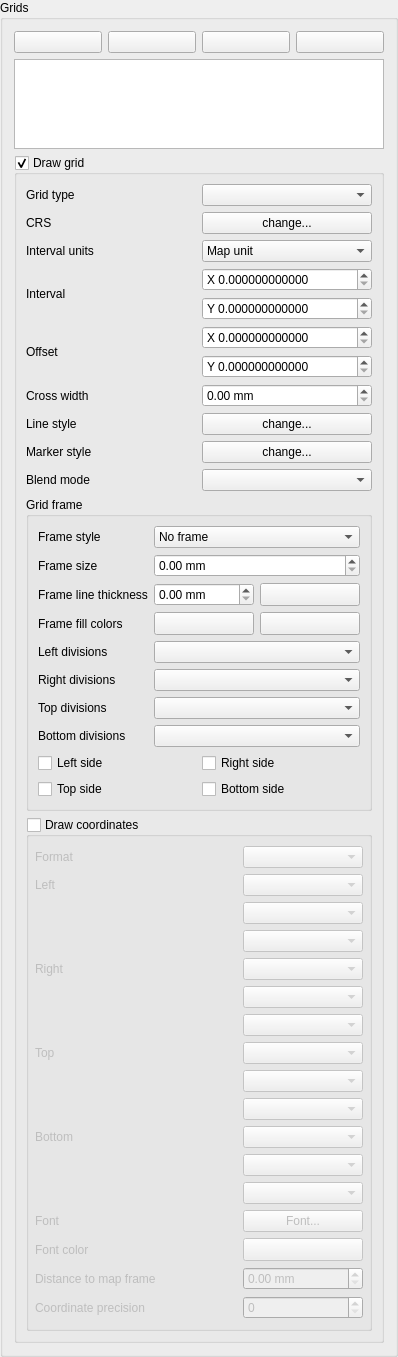
        <widget class="QgsCollapsibleGroupBoxBasic" name="mGridGroupBox">
         <property name="focusPolicy">
          <enum>Qt::StrongFocus</enum>
         </property>
         <property name="title">
          <string>Grids</string>
         </property>
         <property name="collapsed" stdset="0">
          <bool>true</bool>
         </property>
         <property name="syncGroup" stdset="0">
          <string notr="true">composeritem</string>
         </property>
         <layout class="QVBoxLayout" name="verticalLayout_3">
          <item>
           <layout class="QHBoxLayout" name="horizontalLayout_8">
            <item>
             <widget class="QPushButton" name="mAddGridPushButton">
              <property name="toolTip">
               <string>Add a new grid</string>
              </property>
              <property name="text">
               <string/>
              </property>
              <property name="icon">
               <iconset resource="../../images/images.qrc">
                <normaloff>:/images/themes/default/mActionSignPlus.png</normaloff>:/images/themes/default/mActionSignPlus.png</iconset>
              </property>
             </widget>
            </item>
            <item>
             <widget class="QPushButton" name="mRemoveGridPushButton">
              <property name="toolTip">
               <string>Remove selected grid</string>
              </property>
              <property name="text">
               <string/>
              </property>
              <property name="icon">
               <iconset resource="../../images/images.qrc">
                <normaloff>:/images/themes/default/symbologyRemove.png</normaloff>:/images/themes/default/symbologyRemove.png</iconset>
              </property>
             </widget>
            </item>
            <item>
             <widget class="QPushButton" name="mGridUpButton">
              <property name="toolTip">
               <string>Move selected grid up</string>
              </property>
              <property name="text">
               <string/>
              </property>
              <property name="icon">
               <iconset resource="../../images/images.qrc">
                <normaloff>:/images/themes/default/mActionArrowUp.png</normaloff>:/images/themes/default/mActionArrowUp.png</iconset>
              </property>
             </widget>
            </item>
            <item>
             <widget class="QPushButton" name="mGridDownButton">
              <property name="toolTip">
               <string>Move selected grid down</string>
              </property>
              <property name="text">
               <string/>
              </property>
              <property name="icon">
               <iconset resource="../../images/images.qrc">
                <normaloff>:/images/themes/default/mActionArrowDown.png</normaloff>:/images/themes/default/mActionArrowDown.png</iconset>
              </property>
             </widget>
            </item>
           </layout>
          </item>
          <item>
           <widget class="QListWidget" name="mGridListWidget">
            <property name="sizePolicy">
             <sizepolicy hsizetype="Expanding" vsizetype="Expanding">
              <horstretch>0</horstretch>
              <verstretch>0</verstretch>
             </sizepolicy>
            </property>
            <property name="maximumSize">
             <size>
              <width>16777215</width>
              <height>90</height>
             </size>
            </property>
           </widget>
          </item>
          <item>
           <widget class="QgsCollapsibleGroupBoxBasic" name="mGridCheckBox">
            <property name="title">
             <string>Draw grid</string>
            </property>
            <property name="checkable">
             <bool>true</bool>
            </property>
            <property name="checked">
             <bool>true</bool>
            </property>
            <property name="syncGroup" stdset="0">
             <string notr="true">composermapgrid</string>
            </property>
            <property name="collapsed" stdset="0">
             <bool>false</bool>
            </property>
            <layout class="QGridLayout" name="gridLayout_6" columnstretch="0,0">
             <item row="0" column="0">
              <widget class="QLabel" name="mGridTypeLabel_2">
               <property name="accessibleName">
                <string extracomment="Hello translotor"/>
               </property>
               <property name="text">
                <string>Grid type</string>
               </property>
               <property name="wordWrap">
                <bool>false</bool>
               </property>
              </widget>
             </item>
             <item row="0" column="1">
              <widget class="QComboBox" name="mGridTypeComboBox"/>
             </item>
             <item row="1" column="0">
              <widget class="QLabel" name="mMapGridCRSLabel">
               <property name="text">
                <string>CRS</string>
               </property>
              </widget>
             </item>
             <item row="1" column="1">
              <widget class="QPushButton" name="mMapGridCRSButton">
               <property name="text">
                <string>change...</string>
               </property>
              </widget>
             </item>
             <item row="2" column="0">
              <widget class="QLabel" name="mMapGridUnitLabel">
               <property name="text">
                <string>Interval units</string>
               </property>
              </widget>
             </item>
             <item row="2" column="1">
              <widget class="QComboBox" name="mMapGridUnitComboBox">
               <item>
                <property name="text">
                 <string>Map unit</string>
                </property>
               </item>
               <item>
                <property name="text">
                 <string>Millimeter</string>
                </property>
               </item>
               <item>
                <property name="text">
                 <string>Centimeter</string>
                </property>
               </item>
              </widget>
             </item>
             <item row="3" column="0">
              <widget class="QLabel" name="mIntervalXLabel_2">
               <property name="text">
                <string>Interval</string>
               </property>
               <property name="wordWrap">
                <bool>false</bool>
               </property>
              </widget>
             </item>
             <item row="3" column="1">
              <layout class="QVBoxLayout" name="verticalLayout_9">
               <item>
                <widget class="QgsDoubleSpinBox" name="mIntervalXSpinBox">
                 <property name="prefix">
                  <string>X </string>
                 </property>
                 <property name="decimals">
                  <number>12</number>
                 </property>
                 <property name="maximum">
                  <double>9999999.000000000000000</double>
                 </property>
                </widget>
               </item>
               <item>
                <widget class="QgsDoubleSpinBox" name="mIntervalYSpinBox">
                 <property name="prefix">
                  <string>Y </string>
                 </property>
                 <property name="decimals">
                  <number>12</number>
                 </property>
                 <property name="maximum">
                  <double>9999999.000000000000000</double>
                 </property>
                </widget>
               </item>
              </layout>
             </item>
             <item row="4" column="0">
              <widget class="QLabel" name="mOffsetXLabel_2">
               <property name="text">
                <string>Offset</string>
               </property>
               <property name="wordWrap">
                <bool>false</bool>
               </property>
              </widget>
             </item>
             <item row="4" column="1">
              <layout class="QVBoxLayout" name="verticalLayout_10">
               <item>
                <widget class="QgsDoubleSpinBox" name="mOffsetXSpinBox">
                 <property name="prefix">
                  <string>X </string>
                 </property>
                 <property name="decimals">
                  <number>12</number>
                 </property>
                 <property name="maximum">
                  <double>9999999.000000000000000</double>
                 </property>
                </widget>
               </item>
               <item>
                <widget class="QgsDoubleSpinBox" name="mOffsetYSpinBox">
                 <property name="prefix">
                  <string>Y </string>
                 </property>
                 <property name="decimals">
                  <number>12</number>
                 </property>
                 <property name="maximum">
                  <double>9999999.000000000000000</double>
                 </property>
                </widget>
               </item>
              </layout>
             </item>
             <item row="5" column="0">
              <widget class="QLabel" name="mCrossWidthLabel">
               <property name="text">
                <string>Cross width</string>
               </property>
               <property name="wordWrap">
                <bool>false</bool>
               </property>
              </widget>
             </item>
             <item row="5" column="1">
              <widget class="QgsDoubleSpinBox" name="mCrossWidthSpinBox">
               <property name="suffix">
                <string> mm</string>
               </property>
               <property name="decimals">
                <number>2</number>
               </property>
               <property name="showClearButton" stdset="0">
                <bool>false</bool>
               </property>
              </widget>
             </item>
             <item row="6" column="0">
              <widget class="QLabel" name="mLineStyleLabel">
               <property name="text">
                <string>Line style</string>
               </property>
               <property name="wordWrap">
                <bool>false</bool>
               </property>
              </widget>
             </item>
             <item row="6" column="1">
              <widget class="QPushButton" name="mGridLineStyleButton">
               <property name="text">
                <string>change...</string>
               </property>
              </widget>
             </item>
             <item row="7" column="0">
              <widget class="QLabel" name="mMarkerStyleLabel">
               <property name="text">
                <string>Marker style</string>
               </property>
               <property name="wordWrap">
                <bool>false</bool>
               </property>
              </widget>
             </item>
             <item row="7" column="1">
              <widget class="QPushButton" name="mGridMarkerStyleButton">
               <property name="text">
                <string>change...</string>
               </property>
              </widget>
             </item>
             <item row="8" column="0">
              <widget class="QLabel" name="mGridBlendLabel">
               <property name="text">
                <string>Blend mode</string>
               </property>
              </widget>
             </item>
             <item row="8" column="1">
              <widget class="QgsBlendModeComboBox" name="mGridBlendComboBox"/>
             </item>
             <item row="9" column="0" colspan="2">
              <widget class="QgsCollapsibleGroupBoxBasic" name="mGridFrameGroupBox">
               <property name="focusPolicy">
                <enum>Qt::StrongFocus</enum>
               </property>
               <property name="title">
                <string>Grid frame</string>
               </property>
               <property name="syncGroup" stdset="0">
                <string notr="true">composermapgrid</string>
               </property>
               <layout class="QGridLayout" name="gridLayout_3">
                <item row="0" column="0">
                 <widget class="QLabel" name="mFrameStyleLabel_2">
                  <property name="text">
                   <string>Frame style</string>
                  </property>
                  <property name="wordWrap">
                   <bool>false</bool>
                  </property>
                 </widget>
                </item>
                <item row="1" column="0">
                 <widget class="QLabel" name="mFrameWidthLabel">
                  <property name="text">
                   <string>Frame size</string>
                  </property>
                  <property name="wordWrap">
                   <bool>false</bool>
                  </property>
                 </widget>
                </item>
                <item row="2" column="0">
                 <widget class="QLabel" name="mFramePenLabel">
                  <property name="text">
                   <string>Frame line thickness</string>
                  </property>
                 </widget>
                </item>
                <item row="2" column="1">
                 <widget class="QgsDoubleSpinBox" name="mGridFramePenSizeSpinBox">
                  <property name="suffix">
                   <string> mm</string>
                  </property>
                  <property name="showClearButton" stdset="0">
                   <bool>false</bool>
                  </property>
                 </widget>
                </item>
                <item row="2" column="2">
                 <widget class="QgsColorButtonV2" name="mGridFramePenColorButton">
                  <property name="minimumSize">
                   <size>
                    <width>100</width>
                    <height>0</height>
                   </size>
                  </property>
                  <property name="maximumSize">
                   <size>
                    <width>100</width>
                    <height>16777215</height>
                   </size>
                  </property>
                  <property name="text">
                   <string/>
                  </property>
                 </widget>
                </item>
                <item row="3" column="0">
                 <widget class="QLabel" name="mFrameFillLabel">
                  <property name="text">
                   <string>Frame fill colors</string>
                  </property>
                 </widget>
                </item>
                <item row="3" column="1">
                 <widget class="QgsColorButtonV2" name="mGridFrameFill1ColorButton">
                  <property name="minimumSize">
                   <size>
                    <width>100</width>
                    <height>0</height>
                   </size>
                  </property>
                  <property name="maximumSize">
                   <size>
                    <width>100</width>
                    <height>16777215</height>
                   </size>
                  </property>
                  <property name="text">
                   <string/>
                  </property>
                 </widget>
                </item>
                <item row="3" column="2">
                 <widget class="QgsColorButtonV2" name="mGridFrameFill2ColorButton">
                  <property name="minimumSize">
                   <size>
                    <width>100</width>
                    <height>0</height>
                   </size>
                  </property>
                  <property name="maximumSize">
                   <size>
                    <width>100</width>
                    <height>16777215</height>
                   </size>
                  </property>
                  <property name="text">
                   <string/>
                  </property>
                 </widget>
                </item>
                <item row="8" column="0" colspan="3">
                 <layout class="QGridLayout" name="gridLayout_4">
                  <item row="0" column="0">
                   <widget class="QCheckBox" name="mCheckGridLeftSide">
                    <property name="text">
                     <string>Left side</string>
                    </property>
                   </widget>
                  </item>
                  <item row="0" column="1">
                   <widget class="QCheckBox" name="mCheckGridRightSide">
                    <property name="text">
                     <string>Right side</string>
                    </property>
                   </widget>
                  </item>
                  <item row="1" column="0">
                   <widget class="QCheckBox" name="mCheckGridTopSide">
                    <property name="text">
                     <string>Top side</string>
                    </property>
                   </widget>
                  </item>
                  <item row="1" column="1">
                   <widget class="QCheckBox" name="mCheckGridBottomSide">
                    <property name="text">
                     <string>Bottom side</string>
                    </property>
                   </widget>
                  </item>
                 </layout>
                </item>
                <item row="0" column="1" colspan="2">
                 <widget class="QComboBox" name="mFrameStyleComboBox">
                  <item>
                   <property name="text">
                    <string>No frame</string>
                   </property>
                  </item>
                  <item>
                   <property name="text">
                    <string>Zebra</string>
                   </property>
                  </item>
                  <item>
                   <property name="text">
                    <string>Interior ticks</string>
                   </property>
                  </item>
                  <item>
                   <property name="text">
                    <string>Exterior ticks</string>
                   </property>
                  </item>
                  <item>
                   <property name="text">
                    <string>Interior and exterior ticks</string>
                   </property>
                  </item>
                  <item>
                   <property name="text">
                    <string>Line border</string>
                   </property>
                  </item>
                 </widget>
                </item>
                <item row="1" column="1" colspan="2">
                 <widget class="QgsDoubleSpinBox" name="mFrameWidthSpinBox">
                  <property name="suffix">
                   <string> mm</string>
                  </property>
                  <property name="showClearButton" stdset="0">
                   <bool>false</bool>
                  </property>
                 </widget>
                </item>
                <item row="5" column="0">
                 <widget class="QLabel" name="mRightDivisionsLabel">
                  <property name="text">
                   <string>Right divisions</string>
                  </property>
                 </widget>
                </item>
                <item row="4" column="0">
                 <widget class="QLabel" name="mLeftDivisionsLabel">
                  <property name="text">
                   <string>Left divisions</string>
                  </property>
                 </widget>
                </item>
                <item row="6" column="0">
                 <widget class="QLabel" name="mTopDivisionsLabel">
                  <property name="text">
                   <string>Top divisions</string>
                  </property>
                 </widget>
                </item>
                <item row="7" column="0">
                 <widget class="QLabel" name="mBottomDivisionsLabel">
                  <property name="text">
                   <string>Bottom divisions</string>
                  </property>
                 </widget>
                </item>
                <item row="4" column="1" colspan="2">
                 <widget class="QComboBox" name="mFrameDivisionsLeftComboBox"/>
                </item>
                <item row="5" column="1" colspan="2">
                 <widget class="QComboBox" name="mFrameDivisionsRightComboBox"/>
                </item>
                <item row="6" column="1" colspan="2">
                 <widget class="QComboBox" name="mFrameDivisionsTopComboBox"/>
                </item>
                <item row="7" column="1" colspan="2">
                 <widget class="QComboBox" name="mFrameDivisionsBottomComboBox"/>
                </item>
               </layout>
              </widget>
             </item>
             <item row="10" column="0" colspan="2">
              <widget class="QgsCollapsibleGroupBoxBasic" name="mDrawAnnotationGroupBox">
               <property name="enabled">
                <bool>true</bool>
               </property>
               <property name="title">
                <string>Draw coordinates</string>
               </property>
               <property name="checkable">
                <bool>true</bool>
               </property>
               <property name="checked">
                <bool>false</bool>
               </property>
               <property name="syncGroup" stdset="0">
                <string notr="true">composermapgrid</string>
               </property>
               <property name="collapsed" stdset="0">
                <bool>false</bool>
               </property>
               <layout class="QGridLayout" name="gridLayout_7" columnstretch="0,1">
                <property name="leftMargin">
                 <number>6</number>
                </property>
                <property name="rightMargin">
                 <number>6</number>
                </property>
                <item row="4" column="0">
                 <widget class="QLabel" name="mAnnotationPositionLabelRight">
                  <property name="text">
                   <string>Right</string>
                  </property>
                  <property name="wordWrap">
                   <bool>true</bool>
                  </property>
                  <property name="buddy">
                   <cstring>mAnnotationPositionRightComboBox</cstring>
                  </property>
                 </widget>
                </item>
                <item row="4" column="1">
                 <widget class="QComboBox" name="mAnnotationDisplayRightComboBox"/>
                </item>
                <item row="1" column="0">
                 <widget class="QLabel" name="mAnnotationPositionLabelLeft">
                  <property name="text">
                   <string>Left</string>
                  </property>
                  <property name="wordWrap">
                   <bool>true</bool>
                  </property>
                  <property name="buddy">
                   <cstring>mAnnotationPositionLeftComboBox</cstring>
                  </property>
                 </widget>
                </item>
                <item row="0" column="0">
                 <widget class="QLabel" name="mAnnotationFormatLabel">
                  <property name="text">
                   <string>Format</string>
                  </property>
                 </widget>
                </item>
                <item row="0" column="1">
                 <widget class="QComboBox" name="mAnnotationFormatComboBox"/>
                </item>
                <item row="2" column="1">
                 <widget class="QComboBox" name="mAnnotationPositionLeftComboBox"/>
                </item>
                <item row="3" column="1">
                 <widget class="QComboBox" name="mAnnotationDirectionComboBoxLeft"/>
                </item>
                <item row="5" column="1">
                 <widget class="QComboBox" name="mAnnotationPositionRightComboBox"/>
                </item>
                <item row="6" column="1">
                 <widget class="QComboBox" name="mAnnotationDirectionComboBoxRight"/>
                </item>
                <item row="8" column="1">
                 <widget class="QComboBox" name="mAnnotationPositionTopComboBox"/>
                </item>
                <item row="9" column="1">
                 <widget class="QComboBox" name="mAnnotationDirectionComboBoxTop"/>
                </item>
                <item row="11" column="1">
                 <widget class="QComboBox" name="mAnnotationPositionBottomComboBox"/>
                </item>
                <item row="12" column="1">
                 <widget class="QComboBox" name="mAnnotationDirectionComboBoxBottom"/>
                </item>
                <item row="13" column="0">
                 <widget class="QLabel" name="label">
                  <property name="text">
                   <string>Font</string>
                  </property>
                 </widget>
                </item>
                <item row="13" column="1">
                 <widget class="QPushButton" name="mAnnotationFontButton">
                  <property name="text">
                   <string>Font...</string>
                  </property>
                 </widget>
                </item>
                <item row="14" column="0">
                 <widget class="QLabel" name="mFontColorLabel">
                  <property name="text">
                   <string>Font color</string>
                  </property>
                 </widget>
                </item>
                <item row="14" column="1">
                 <widget class="QgsColorButtonV2" name="mAnnotationFontColorButton">
                  <property name="minimumSize">
                   <size>
                    <width>120</width>
                    <height>0</height>
                   </size>
                  </property>
                  <property name="maximumSize">
                   <size>
                    <width>120</width>
                    <height>16777215</height>
                   </size>
                  </property>
                  <property name="text">
                   <string/>
                  </property>
                 </widget>
                </item>
                <item row="15" column="0">
                 <widget class="QLabel" name="mDistanceToFrameLabel">
                  <property name="text">
                   <string>Distance to map frame</string>
                  </property>
                  <property name="wordWrap">
                   <bool>true</bool>
                  </property>
                  <property name="buddy">
                   <cstring>mDistanceToMapFrameSpinBox</cstring>
                  </property>
                 </widget>
                </item>
                <item row="15" column="1">
                 <widget class="QgsDoubleSpinBox" name="mDistanceToMapFrameSpinBox">
                  <property name="suffix">
                   <string> mm</string>
                  </property>
                 </widget>
                </item>
                <item row="16" column="0">
                 <widget class="QLabel" name="mCoordinatePrecisionLabel">
                  <property name="text">
                   <string>Coordinate precision</string>
                  </property>
                  <property name="wordWrap">
                   <bool>true</bool>
                  </property>
                  <property name="buddy">
                   <cstring>mCoordinatePrecisionSpinBox</cstring>
                  </property>
                 </widget>
                </item>
                <item row="16" column="1">
                 <widget class="QgsSpinBox" name="mCoordinatePrecisionSpinBox">
                  <property name="showClearButton" stdset="0">
                   <bool>false</bool>
                  </property>
                 </widget>
                </item>
                <item row="1" column="1">
                 <widget class="QComboBox" name="mAnnotationDisplayLeftComboBox"/>
                </item>
                <item row="7" column="0">
                 <widget class="QLabel" name="mAnnotationPositionLabelTop">
                  <property name="text">
                   <string>Top</string>
                  </property>
                  <property name="wordWrap">
                   <bool>true</bool>
                  </property>
                  <property name="buddy">
                   <cstring>mAnnotationPositionTopComboBox</cstring>
                  </property>
                 </widget>
                </item>
                <item row="7" column="1">
                 <widget class="QComboBox" name="mAnnotationDisplayTopComboBox"/>
                </item>
                <item row="10" column="1">
                 <widget class="QComboBox" name="mAnnotationDisplayBottomComboBox"/>
                </item>
                <item row="10" column="0">
                 <widget class="QLabel" name="mAnnotationPositionLabelBottom">
                  <property name="text">
                   <string>Bottom</string>
                  </property>
                  <property name="wordWrap">
                   <bool>true</bool>
                  </property>
                  <property name="buddy">
                   <cstring>mAnnotationPositionRightComboBox</cstring>
                  </property>
                 </widget>
                </item>
               </layout>
              </widget>
             </item>
            </layout>
           </widget>
          </item>
         </layout>
        </widget>
